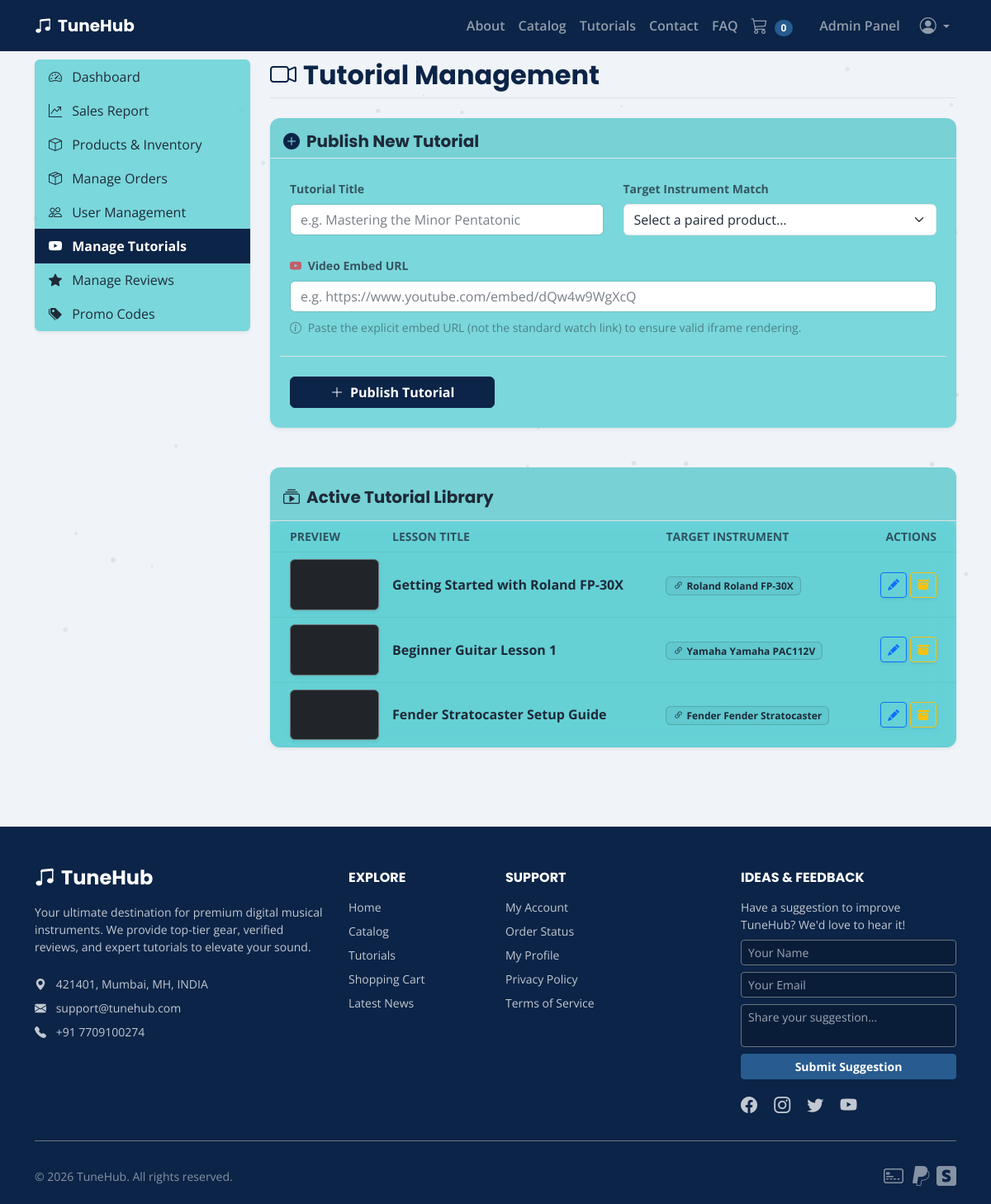
/modules/admin/tutorials.php (signed in), run on the app's committed database.
### tables this page shows
CREATE TABLE Tutorials (
    tutorial_id INT AUTO_INCREMENT PRIMARY KEY,
    product_id INT NOT NULL,
    title VARCHAR(255) NOT NULL,
    video_url VARCHAR(255) NOT NULL,
    is_active TINYINT(1) NOT NULL DEFAULT 1,
    FOREIGN KEY (product_id) REFERENCES Products(product_id) ON DELETE CASCADE
);

CREATE TABLE Products (
    product_id INT AUTO_INCREMENT PRIMARY KEY,
    category_id INT NOT NULL,
    product_name VARCHAR(255) NOT NULL,
    description TEXT,
    brand VARCHAR(100),
    price DECIMAL(10, 2) NOT NULL,
    stock_quantity INT NOT NULL DEFAULT 0,
    skill_level ENUM('Beginner', 'Intermediate', 'Advanced') NOT NULL,
    image_url VARCHAR(255),
    created_at TIMESTAMP DEFAULT CURRENT_TIMESTAMP,
    FOREIGN KEY (category_id) REFERENCES Categories(category_id) ON DELETE RESTRICT,
    FULLTEXT(product_name, description, brand)
);

### includes/functions.php (called while the page is built, shortened)
<?php
function sanitize_html($string) {
    return htmlspecialchars($string ?? '', ENT_QUOTES, 'UTF-8');
}
?>

### modules/admin/tutorials.php (the view, shortened to what this page needs)
<?php
require_once __DIR__ . '/../../includes/functions.php';
require_once __DIR__ . '/../../config/database.php';
$tutorials = $pdo->query("SELECT t.*, p.product_name, p.brand FROM Tutorials t JOIN Products p ON t.product_id=p.product_id ORDER BY t.tutorial_id DESC")->fetchAll();
$edit_tuto = null;
require_once __DIR__ . '/../../includes/header.php';
?>
<div class="row pt-4 pb-5">
    <div class="col-md-3 mb-4">
        <div class="list-group shadow-sm border-0">
            <a href="index.php" class="list-group-item list-group-item-action"><i class="bi bi-speedometer2 me-2"></i>
                Dashboard</a>
            <a href="sales.php" class="list-group-item list-group-item-action"><i class="bi bi-graph-up-arrow me-2"></i>
                Sales Report</a>
            <a href="products.php" class="list-group-item list-group-item-action"><i class="bi bi-box me-2"></i>
                Products & Inventory</a>
            <a href="orders.php" class="list-group-item list-group-item-action"><i class="bi bi-box-seam me-2"></i>
                Manage Orders</a>
            <a href="users.php" class="list-group-item list-group-item-action"><i class="bi bi-people me-2"></i> User
                Management</a>
            <a href="tutorials.php"
                class="list-group-item list-group-item-action active bg-primary-custom border-primary-custom fw-bold"><i
                    class="bi bi-youtube me-2"></i> Manage Tutorials</a>
            <a href="reviews.php" class="list-group-item list-group-item-action"><i class="bi bi-star-fill me-2"></i>
                Manage Reviews</a>
            <a href="promos.php" class="list-group-item list-group-item-action"><i class="bi bi-tags-fill me-2"></i>
                Promo Codes</a>
        </div>
    </div>
    <div class="col-md-9">
        <div class="d-flex justify-content-between align-items-center mb-4 border-bottom pb-2">
            <h2 class="text-primary-custom fw-bold m-0"><i class="bi bi-camera-video me-2"></i>Tutorial Management</h2>
        </div>
        <div class="card shadow-sm border-0 mb-5">
            <div class="card-header border-bottom pt-3 pb-2 d-flex justify-content-between align-items-center">
                <h5 class="mb-0 fw-bold text-white">
                    <?php echo $edit_tuto ? "<i class='bi bi-pencil-square text-primary-custom me-2'></i>Edit Tutorial Lesson" : "<i class='bi bi-plus-circle-fill text-primary-custom me-2'></i>Publish New Tutorial"; ?>
                </h5>
            </div>
            <div class="card-body p-4">
                <form method="POST" action="tutorials.php">
                    <div class="row gy-4">
                        <div class="col-md-6">
                            <label class="form-label fw-bold text-white opacity-75 small">Tutorial Title</label>
                            <input type="text" name="title" class="form-control"
                                value="<?php echo $edit_tuto ? sanitize_html($edit_tuto['title']) : ''; ?>"
                                placeholder="e.g. Mastering the Minor Pentatonic" required>
                        </div>
                        <div class="col-md-6">
                            <label class="form-label fw-bold text-white opacity-75 small">Target Instrument
                                Match</label>
                            <select name="product_id" class="form-select" required>
                                <option value="" disabled <?php echo !$edit_tuto ? 'selected' : ''; ?>>Select a paired
                                    product...</option>
                            </select>
                        </div>
                        <div class="col-12">
                            <label class="form-label fw-bold text-white opacity-75 small"><i
                                    class="bi bi-youtube text-danger me-1"></i> Video Embed URL</label>
                            <input type="url" name="video_url" class="form-control"
                                value="<?php echo $edit_tuto ? sanitize_html($edit_tuto['video_url']) : ''; ?>"
                                placeholder="e.g. https://www.youtube.com/embed/dQw4w9WgXcQ" required>
                            <div class="form-text text-white opacity-50 mt-2 small"><i
                                    class="bi bi-info-circle me-1"></i> Paste the explicit embed URL (not the standard
                                watch link) to ensure valid iframe rendering.</div>
                        </div>
                        <div class="col-12 mt-4 pt-4 border-top d-flex gap-2">
                            <button class="btn btn-primary px-5 fw-bold" type="submit">
                                <i
                                    class="bi <?php echo $edit_tuto ? 'bi-save' : 'bi-plus-lg'; ?> me-2"></i><?php echo $edit_tuto ? 'Update Video' : 'Publish Tutorial'; ?>
                            </button>
                        </div>
                    </div>
                </form>
            </div>
        </div>
        <div class="card shadow-sm border-0">
            <div class="card-header border-bottom pt-4 pb-3">
                <h5 class="fw-bold mb-0 text-white"><i class="bi bi-collection-play me-2"></i>Active Tutorial Library
                </h5>
            </div>
            <div class="card-body p-0">
                <div class="table-responsive">
                    <table class="table table-hover align-middle mb-0">
                        <thead class="table-light text-white opacity-75 small text-uppercase tracking-wider">
                            <tr>
                                <th class="ps-4">Preview</th>
                                <th>Lesson Title</th>
                                <th>Target Instrument</th>
                                <th class="text-end pe-4">Actions</th>
                            </tr>
                        </thead>
                        <tbody>
                            <?php foreach ($tutorials as $t): ?>
                                <tr class="<?php echo $t['is_active'] == 0 ? 'opacity-50' : ''; ?>">
                                    <td class="ps-4" style="width: 140px;">
                                        <div
                                            class="ratio ratio-16x9 bg-dark rounded shadow-sm overflow-hidden border border-secondary">
                                            <iframe src="<?php echo htmlspecialchars($t['video_url']); ?>"
                                                title="<?php echo sanitize_html($t['title']); ?>"
                                                style="pointer-events: none;" tabindex="-1"></iframe>
                                        </div>
                                    </td>
                                    <td>
                                        <div class="fw-bold text-white fs-6">
                                            <?php echo sanitize_html($t['title']); ?>
                                        </div>
                                    </td>
                                    <td>
                                        <a href="products.php?edit=<?php echo $t['product_id']; ?>"
                                            class="badge badge-category border px-2 py-1 text-decoration-none hover-primary">
                                            <i
                                                class="bi bi-link-45deg me-1"></i><?php echo sanitize_html($t['brand'] . ' ' . $t['product_name']); ?>
                                        </a>
                                    </td>
                                    <td class="text-end pe-4" style="width: 120px;">
                                        <div class="d-flex justify-content-end gap-1">
                                            <a href="tutorials.php?edit=<?php echo $t['tutorial_id']; ?>"
                                                class="btn btn-sm btn-outline-primary shadow-sm"><i
                                                    class="bi bi-pencil-fill"></i></a>
                                            <?php if ($t['is_active'] == 1): ?>
                                                <button type="button" class="btn btn-sm btn-outline-warning shadow-sm"
                                                    data-bs-toggle="modal"
                                                    data-bs-target="#archiveTutorialModal<?php echo $t['tutorial_id']; ?>"
                                                    title="Archive">
                                                    <i class="bi bi-archive-fill"></i>
                                                </button>
                                            <?php endif; ?>
                                        </div>
                                    </td>
                                </tr>
                            <?php endforeach; ?>
                        </tbody>
                    </table>
                </div>
            </div>
        </div>
    </div>
</div>
<?php require_once __DIR__ . '/../../includes/footer.php'; ?>

### assets/css/style.css (style rules this page uses)
body { font-family: 'Open Sans', sans-serif; color: var(--text-dark); background-color: var(--bg-color); }
a { color: var(--secondary-color); text-decoration: none; transition: color 0.3s ease; }
h1, h2, h3, h4, h5, h6 { font-family: 'Poppins', sans-serif; font-weight: 700; color: var(--text-dark); }
.form-control, .form-select, .input-group-text { background-color: var(--text-light) !important; color: var(--text-dark) !important; border: 1px solid rgba(0, 0, 0, 0.1); }
.form-control::placeholder, .form-select::placeholder { color: rgba(30, 42, 56, 0.6) !important; }
.glass-panel, .card, .modal-content, .dropdown-menu { background: rgba(102, 210, 214, 0.85) !important; backdrop-filter: blur(15px); -webkit-backdrop-filter: blur(15px); border: none !important; border-radius: 12px; box-shadow: 0 8px 32px 0 rgba(0, 0, 0, 0.1); color: var(--text-dark) !important; }
.table { background: rgba(102, 210, 214, 0.85) !important; backdrop-filter: blur(15px); -webkit-backdrop-filter: blur(15px); border-radius: 12px; border: none !important; box-shadow: 0 8px 32px 0 rgba(0, 0, 0, 0.1); color: var(--text-dark) !important; overflow: hidden; }
body .text-white, body .text-white-50, body .text-light { color: var(--text-dark) !important; }
.bg-dark, .bg-primary-custom, .bg-black { color: #ffffff !important; }
.bg-dark *:not(.btn):not(.form-control):not(.form-select):not(.badge):not(.list-group-item):not(.card):not(.table):not(.glass-panel), .bg-primary-custom *:not(.btn):not(.form-control):not(.form-select):not(.badge):not(.list-group-item):not(.card):not(.table):not(.glass-panel), .bg-black *:not(.btn):not(.form-control):not(.form-select):not(.badge):not(.list-group-item):not(.card):not(.table):not(.glass-panel) { color: inherit !important; }
.table> :not(caption)>*>* { background-color: transparent !important; color: var(--text-dark) !important; border-bottom-color: rgba(0, 0, 0, 0.05) !important; }
.table-light { --bs-table-bg: transparent; --bs-table-color: var(--text-dark); color: var(--text-dark) !important; background-color: transparent !important; }
.table-light th, .table-light td { color: var(--text-dark) !important; }
.badge-category { color: var(--text-dark) !important; background-color: rgba(30, 42, 56, 0.05); border-color: rgba(30, 42, 56, 0.2) !important; }
.bg-primary-custom { background-color: var(--primary-color) !important; color: #fff; }
.text-primary-custom { color: var(--primary-color) !important; }
label, .form-label { color: var(--text-dark) !important; }
.list-group-item { background-color: rgba(102, 210, 214, 0.85) !important; color: var(--text-dark) !important; border-color: transparent !important; }
.list-group-item.active { background-color: var(--primary-color) !important; border-color: var(--primary-color) !important; color: #FFFFFF !important; }
.btn { transition: all 0.3s cubic-bezier(0.25, 0.8, 0.25, 1); position: relative; overflow: hidden; }
.btn-primary { background-color: var(--primary-color); border-color: var(--primary-color); color: #FFFFFF !important; }
.card { transition: transform 0.4s cubic-bezier(0.175, 0.885, 0.32, 1.275), box-shadow 0.4s ease; overflow: hidden; }

### data on the page
tutorials: title "Getting Started with Roland FP-30X", product.product_name "Roland Roland FP-30X"
tutorials: title "Beginner Guitar Lesson 1", product.product_name "Yamaha Yamaha PAC112V"
tutorials: title "Fender Stratocaster Setup Guide", product.product_name "Fender Fender Stratocaster"

### other printed values
$cart_count "0"
